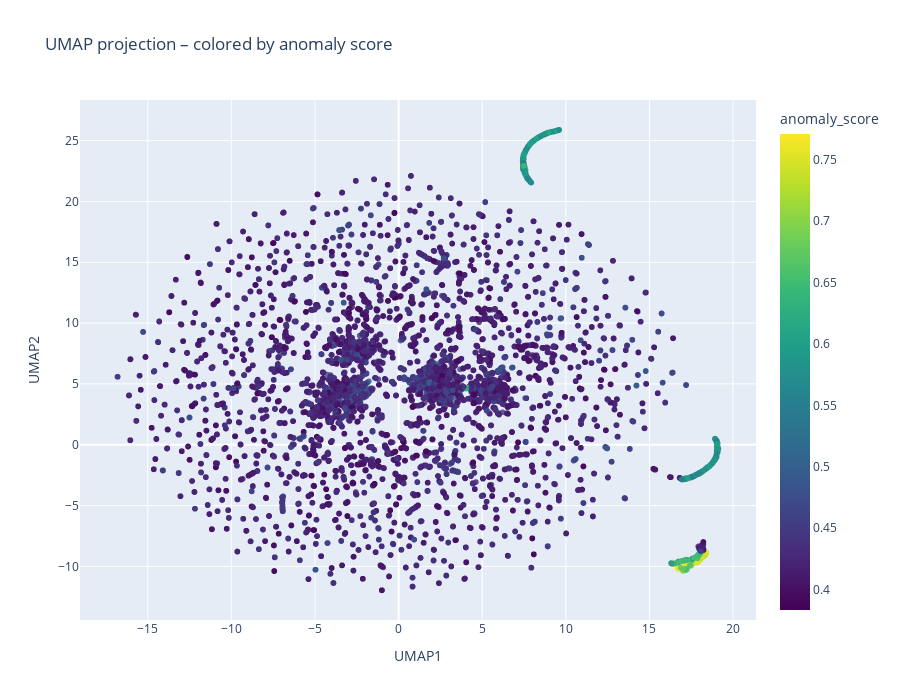

Notebook cell for this chart:
### Code cell
import umap
import plotly.express as px

# -----------------------------
# UMAP embedding
# -----------------------------
reducer = umap.UMAP(
    n_neighbors=30,
    min_dist=0.1,
    n_components=2,
    metric='euclidean',
    random_state=42
)

X_umap = reducer.fit_transform(X)

# Crear un DataFrame para la visualización
df_plot = pd.DataFrame({
    'UMAP1': X_umap[:, 0],
    'UMAP2': X_umap[:, 1],
    'anomaly_score': df['anomaly_score']
})

# Opcional: incluir más columnas originales para mostrar en el hover
# Por ejemplo, si quieres mostrar las primeras 5 características:
feature_cols = list(df.columns[:5])
# Asegurar que 'is_attack' esté incluido
feature_cols.append('is_attack')

df_plot = pd.concat([df_plot, df[feature_cols].reset_index(drop=True)], axis=1)

# Crear gráfico interactivo
fig = px.scatter(
    df_plot,
    x='UMAP1',
    y='UMAP2',
    color='anomaly_score',
    color_continuous_scale='viridis',
    hover_data=feature_cols,  # ¡esto muestra los valores al pasar el ratón!
    title="UMAP projection – colored by anomaly score",
    width=900,
    height=700
)

fig.update_traces(marker=dict(size=6, opacity=0.8))
fig.show()

### Figure 1 — Plotly figure (JSON) as saved in the notebook; plotly's stock layout.template omitted (floating-point values rounded to 4 significant figures; data arrays with more than 128 entries replaced by an {"elided": "..."} marker saying what was removed)
{"data": [{"customdata": {"elided": "24005x6 float values"}, "hovertemplate": "UMAP1=%{x}<br>UMAP2=%{y}<br>n_connections=%{customdata[0]}<br>id.orig_p_mean=%{customdata[1]}<br>id.orig_p_std=%{customdata[2]}<br>id.orig_p_max=%{customdata[3]}<br>id.resp_p_std=%{customdata[4]}<br>is_attack=%{customdata[5]}<br>anomaly_score=%{marker.color}<extra></extra>", "legendgroup": "", "marker": {"color": {"elided": "24005 float values"}, "coloraxis": "coloraxis", "opacity": 0.8, "size": 6, "symbol": "circle"}, "mode": "markers", "name": "", "showlegend": false, "type": "scattergl", "x": {"elided": "24005 float values"}, "xaxis": "x", "y": {"elided": "24005 float values"}, "yaxis": "y"}], "layout": {"coloraxis": {"colorbar": {"title": {"text": "anomaly_score"}}, "colorscale": [[0, "#440154"], [0.1111, "#482878"], [0.2222, "#3e4989"], [0.3333, "#31688e"], [0.4444, "#26828e"], [0.5556, "#1f9e89"], [0.6667, "#35b779"], [0.7778, "#6ece58"], [0.8889, "#b5de2b"], [1, "#fde725"]]}, "height": 700, "legend": {"tracegroupgap": 0}, "title": {"text": "UMAP projection – colored by anomaly score"}, "width": 900, "xaxis": {"anchor": "y", "domain": [0, 1], "title": {"text": "UMAP1"}}, "yaxis": {"anchor": "x", "domain": [0, 1], "title": {"text": "UMAP2"}}}}
